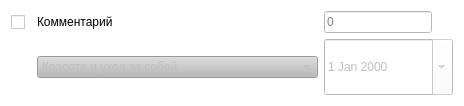
<?xml version="1.0" encoding="UTF-8"?>
<ui version="4.0">
 <class>NodeWidget</class>
 <widget class="QWidget" name="NodeWidget">
  <property name="geometry">
   <rect>
    <x>0</x>
    <y>0</y>
    <width>464</width>
    <height>99</height>
   </rect>
  </property>
  <property name="windowTitle">
   <string>Form</string>
  </property>
  <property name="styleSheet">
   <string notr="true">border-color:rgb(0,0,0);
font: 11pt &quot;Bahnschrift SemiCondensed&quot;;
border-width:20px;
background-color: rgb(255, 255, 255);
border-color:rgb(0,0,0);</string>
  </property>
  <layout class="QGridLayout" name="gridLayout">
   <item row="1" column="1">
    <widget class="QComboBox" name="category">
     <property name="enabled">
      <bool>false</bool>
     </property>
     <property name="sizePolicy">
      <sizepolicy hsizetype="Expanding" vsizetype="Fixed">
       <horstretch>0</horstretch>
       <verstretch>0</verstretch>
      </sizepolicy>
     </property>
     <property name="styleSheet">
      <string notr="true">background-color: rgb(185, 185, 185);</string>
     </property>
     <item>
      <property name="text">
       <string>Красота и уход за собой</string>
      </property>
     </item>
     <item>
      <property name="text">
       <string>Лекарства и здоровье</string>
      </property>
     </item>
     <item>
      <property name="text">
       <string>Коммуникации и связь</string>
      </property>
     </item>
     <item>
      <property name="text">
       <string>Жизнь и развлечения</string>
      </property>
     </item>
     <item>
      <property name="text">
       <string>Продукты</string>
      </property>
     </item>
     <item>
      <property name="text">
       <string>Доход</string>
      </property>
     </item>
     <item>
      <property name="text">
       <string>Одежда, товары для дома и прочее</string>
      </property>
     </item>
    </widget>
   </item>
   <item row="0" column="0">
    <widget class="QCheckBox" name="editable">
     <property name="enabled">
      <bool>false</bool>
     </property>
     <property name="sizePolicy">
      <sizepolicy hsizetype="Fixed" vsizetype="Fixed">
       <horstretch>0</horstretch>
       <verstretch>0</verstretch>
      </sizepolicy>
     </property>
     <property name="text">
      <string/>
     </property>
    </widget>
   </item>
   <item row="0" column="1">
    <widget class="QLabel" name="name">
     <property name="sizePolicy">
      <sizepolicy hsizetype="Fixed" vsizetype="Preferred">
       <horstretch>0</horstretch>
       <verstretch>0</verstretch>
      </sizepolicy>
     </property>
     <property name="styleSheet">
      <string notr="true">color:rgb(0,0,0);</string>
     </property>
     <property name="text">
      <string>Комментарий</string>
     </property>
    </widget>
   </item>
   <item row="0" column="2">
    <widget class="QLineEdit" name="sum">
     <property name="enabled">
      <bool>true</bool>
     </property>
     <property name="sizePolicy">
      <sizepolicy hsizetype="Fixed" vsizetype="Fixed">
       <horstretch>0</horstretch>
       <verstretch>0</verstretch>
      </sizepolicy>
     </property>
     <property name="readOnly">
      <bool>true</bool>
     </property>
     <property name="placeholderText">
      <string>0</string>
     </property>
    </widget>
   </item>
   <item row="1" column="2">
    <widget class="QDateEdit" name="dateEdit">
     <property name="enabled">
      <bool>false</bool>
     </property>
     <property name="readOnly">
      <bool>true</bool>
     </property>
     <property name="calendarPopup">
      <bool>true</bool>
     </property>
    </widget>
   </item>
  </layout>
 </widget>
 <resources/>
 <connections/>
</ui>
